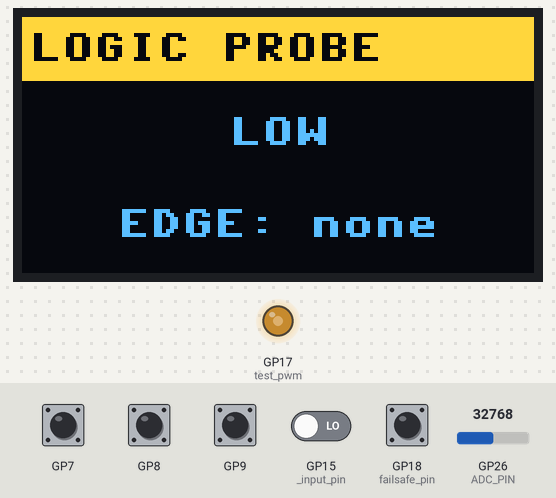
This program was run on a simulated Raspberry Pi Pico running MicroPython. Parts: 128×64 one-colour display, output pins drawn as LEDs (lit = HIGH). The inputs (shaded band) are chosen by the test bench; at power-on: GP7–9, GP18 (failsafe_pin) HIGH, GP15 (_input_pin) LOW, GP26 (ADC_PIN) = 32768 (analog values on the 0–65535 scale). The OLED is the two-colour kind (top 16 rows yellow); library files of the repository ran but are not shown: sh1106.py; what the program prints to the serial console is not drawn.

Above: at 1.6 s.
1.7 s: GP8 pulled LOW for 0.15 s
At 2.6 s:
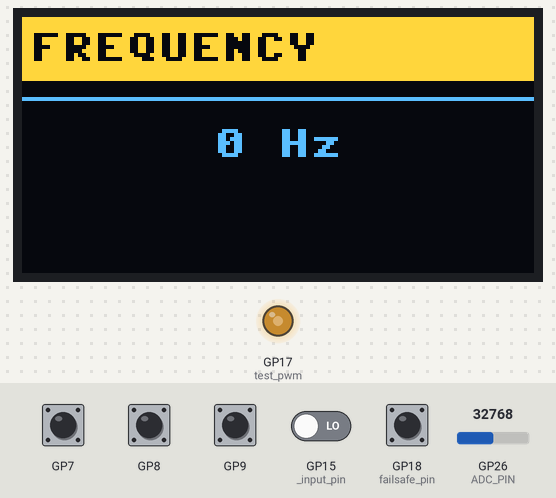
3.7 s: GP8 pulled LOW for 1 s
At 6.3 s:
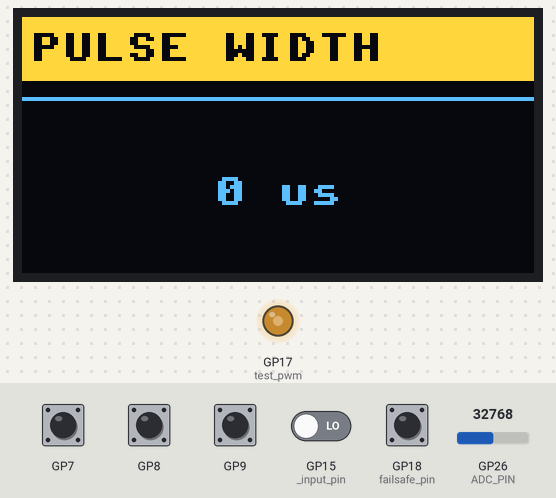
6.6 s: GP8 pulled LOW for 0.15 s
At 9.5 s:
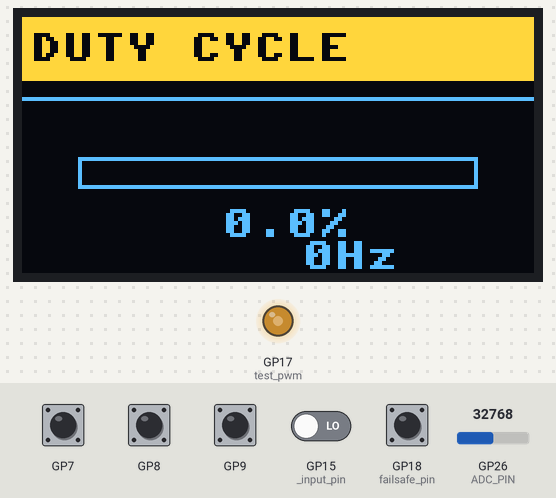
9.8 s: GP8 pulled LOW for 1 s
At 11.9 s:
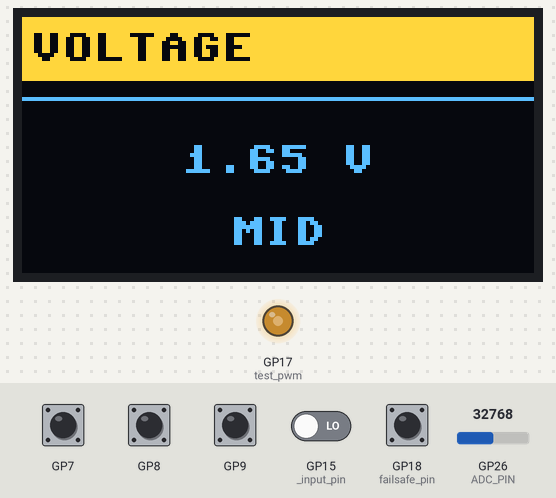
12.3 s: GP8 pulled LOW for 0.15 s
At 13.7 s:
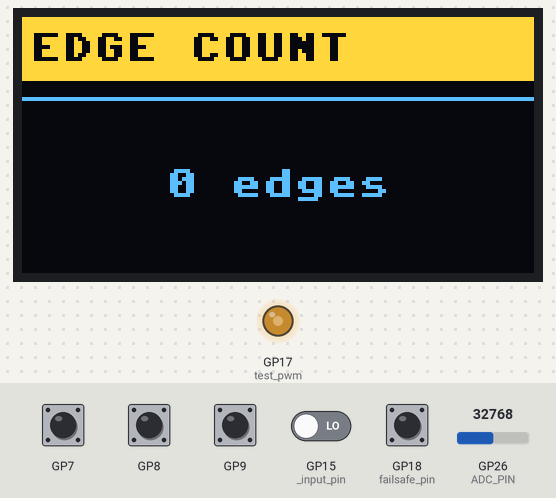
14.1 s: GP15 (_input_pin) driven HIGH
At 14.6 s:
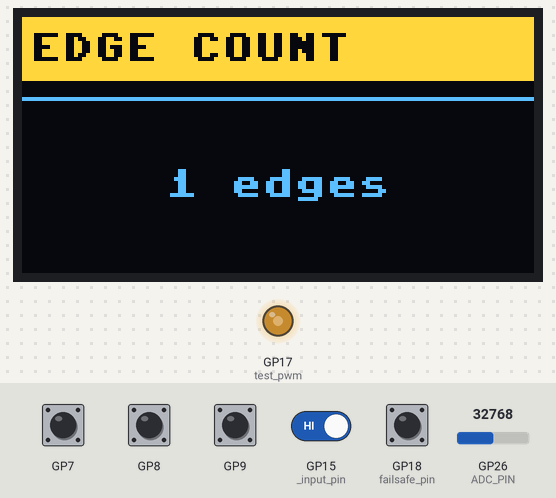
Timing chart, 0 to 16.7 s (numbered marks = the images above; inputs shaded):
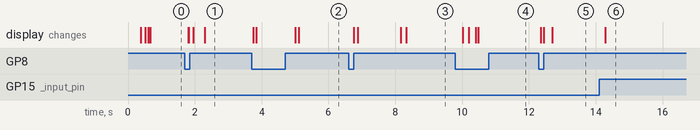

The program:

main.py
```python
from machine import Pin, PWM
import utime
import config
import uasyncio

# --- Safe Mode Check (GP18 override before anything else) ---
failsafe_pin = Pin(18, Pin.IN, Pin.PULL_UP)
if not failsafe_pin.value():
    config.SAFE_MODE = True

print("SAFE MODE:", config.SAFE_MODE)

# Imports after config
import display
display.clear()
import logic
from encoder import RotaryEncoder
from signal_analyzer import SignalAnalyzer
analyzer = SignalAnalyzer(config.INPUT_PIN)
encoder = RotaryEncoder(config.A_PIN, config.B_PIN, config.PSH_BTN)
last_encoder_event = 0

def handle_button():
    global freq_min, freq_max, last_button_state

    pressed = encoder.button_pressed()
    current_button_state = 0 if pressed else 1

    if last_button_state == 1 and current_button_state == 0:
        if current_mode == "edge_count":
            logic.reset_pulse_count()
        elif current_mode == "frequency":
            freq_min = None
            freq_max = None

    last_button_state = current_button_state


async def handle_encoder():
    global last_encoder_event
    while True:
        delta = encoder.read()
        if delta != 0:
            now = utime.ticks_ms()
            # 200ms UI debounce
            if utime.ticks_diff(now, last_encoder_event) > 200:
                last_encoder_event = now
                switch_mode(delta)
        handle_button()
        await uasyncio.sleep_ms(1)


# Initialize IRQ only if not in safe mode
if not config.SAFE_MODE:
    logic.init_monitor()

# Modes
modes = ["logic", "frequency", "pulse", "duty", "voltage", "edge_count"]
current_mode = "logic"
display.show_mode(current_mode)
last_mode_change = utime.ticks_ms()

freq_min = None
freq_max = None
last_button_state = 1

# Test PWM generator (use scope to verify)
if config.TEST_PWM:
    test_pwm = PWM(Pin(17))
    test_pwm.freq(5000)  # 5 kHz
    test_pwm.duty_u16(32768)  # 50%


# Buttons

# Display control variables
display_state = "normal"  # could be "normal" or "show_number"
number_to_show = None

# --- Mode Switching ---
def switch_mode(delta):
    global current_mode, last_mode_change, display_state

    now = utime.ticks_ms()

    # debounce/cooldown
    if utime.ticks_diff(now, last_mode_change) < 150:
        return

    idx = (modes.index(current_mode) + delta) % len(modes)
    current_mode = modes[idx]

    last_mode_change = now
    display_state = "normal"
    display.show_mode(current_mode)


# --- Update Display ---
async def periodic_update():
    global display_state, number_to_show
    while True:
        if display_state == "show_number" and number_to_show is not None:
            # Keep showing the number on display
            display.show_number(number_to_show)
        else:
            # Normal update loop
            if current_mode == "logic":
                display.show_logic_detail(
                    logic.read_level(),
                    logic.last_direction(),
                    logic.edge_age_ms(),
                )

            elif current_mode == "frequency":
                freq = analyzer.frequency()
                global freq_min, freq_max
                if freq > 0:
                    freq_min = freq if freq_min is None else min(freq_min, freq)
                    freq_max = freq if freq_max is None else max(freq_max, freq)
                display.show_frequency_detail(freq, freq_min, freq_max)

            elif current_mode == "pulse":
                width = analyzer.pulse_width_us()
                display.show_pulse(width)

            elif current_mode == "duty":
                duty, freq = analyzer.duty_cycle()
                display.show_duty_cycle(duty, freq)

            elif current_mode == "voltage":
                voltage = analyzer.voltage()
                state = analyzer.voltage_state(voltage)
                display.show_voltage(voltage, state)

            elif current_mode == "edge_count":
                display.show_edge_count(logic.get_pulse_count())
        await uasyncio.sleep_ms(300)  # Display update rate

# --- Run everything ---
async def main():
    tasks = [
        handle_encoder(),
        periodic_update(),
    ]
    await uasyncio.gather(*tasks)

uasyncio.run(main())
```

config.py
```python
# config.py
# Pin mappings for your SCL/SDA labeled TFT (ST7735)

INPUT_PIN = 15         # Logic probe input
ADC_PIN = 26           # Analog voltage input which is not yet used
MODE_BUTTON_PIN = 16   # Button to cycle display modes
EDGE_BUTTON_PIN = 19

# TFT display wiring (adjusted to match my setup)
SCL = 13
SDA = 12
I2C_FREQ = 50000      # 50 kHz

#Rotary Encoder Pins
PSH_BTN = 7
A_PIN = 8
B_PIN = 9

# Reference voltage for analog measurement
VREF = 3.3
INPUT_THRESHOLD_LOW = 0.8  # Volts
INPUT_THRESHOLD_HIGH = 2.0  # Volts
MAX_INPUT_VOLTAGE = 3.3     # Volts

TEST_PWM = True  # Set to True to enable test PWM output on pin 17 for testing purposes


# PIO Configuration
PIO_FREQ = 125_000_000    # 125MHz (1 clock cycle = 8ns)
DEFAULT_TIMEOUT_MS = 1000  # Timeout after a full second
CLOCK_NS = 8              # Time for one clock cycle at 125MHz

DEBOUNCE_US = 50

# Safe Mode ON = disables risky features (IRQs, timers, etc.)
SAFE_MODE = False

# config.py
TEXT_COLOR = 0xFFFF       # White
BG_COLOR = 0x0000         # Black
HIGHLIGHT_COLOR = 0x001F  # Blue
GREEN = 0x07E0            # Green
RED = 0xF800              # Red
```

display.py
```python
# display.py — Clean UI for SH1106 I2C OLED Logic Probe
from machine import I2C, Pin
import sh1106
import config

# I2C init
i2c = I2C(
    0,
    scl=Pin(config.SCL),
    sda=Pin(config.SDA),
    freq=config.I2C_FREQ
)

# SH1106 OLED 128x64
oled = sh1106.SH1106_I2C(128, 64, i2c)


# Colors for monochrome display
WHITE = 1
BLACK = 0

# --- Helpers ---
def clear():
    """Clear the entire display buffer."""
    oled.fill(BLACK)
    oled.show()

def header(title):
    """Draw a highlighted header bar with title."""
    # Draw filled top bar (inverted: white background, black text)
    oled.fill_rect(0, 0, 128, 16, WHITE)
    oled.text(title, 2, 4, BLACK)   # black text on white background

def center_text(text, y, color=WHITE):
    """Center text horizontally."""
    x = (128 - len(text) * 8) // 2
    oled.text(text, x, y, color)

def line(y):
    """Draw a horizontal line at given y (white)."""
    oled.hline(0, y, 128, WHITE)

# --- Display Modes with Optimized Updates ---
def show_mode(mode):
    oled.fill(BLACK)
    header("MODE")
    center_text(mode.upper(), 30)
    oled.show()

def show_logic(level):
    # Clear only the content area (below header)
    oled.fill_rect(0, 16, 128, 48, BLACK)
    header("LOGIC PROBE")
    status = "HIGH" if level else "LOW"
    # Use white text; optionally invert for emphasis
    center_text(status, 35, WHITE)
    oled.show()

def show_frequency(freq_hz):
    oled.fill_rect(0, 16, 128, 48, BLACK)
    header("FREQUENCY")
    line(20)
    if freq_hz >= 1000:
        txt = "{:.2f} kHz".format(freq_hz / 1000)
    else:
        txt = "{} Hz".format(int(freq_hz))
    center_text(txt, 40)
    oled.show()

def show_pulse(width_us):
    oled.fill_rect(0, 16, 128, 48, BLACK)
    header("PULSE WIDTH")
    line(20)
    txt = "{} us".format(int(width_us))
    center_text(txt, 40)
    oled.show()

def show_duty_cycle(duty_percent, freq_hz):
    oled.fill_rect(0, 16, 128, 48, BLACK)
    header("DUTY CYCLE")
    line(20)
    # Bar graph outline
    bar_width = min(max(int(duty_percent), 0), 100)
    oled.rect(14, 35, 100, 8, WHITE)

    # Filled portion
    oled.fill_rect(14, 35, bar_width, 8, WHITE)
    # Percent text
    oled.text("{:.1f}%".format(duty_percent), 50, 48, WHITE)
    # Frequency text (smaller, bottom right)
    oled.text("{:.0f}Hz".format(freq_hz), 70, 56, WHITE)
    oled.show()

def show_rise_fall(rise_ns, fall_ns):
    oled.fill_rect(0, 16, 128, 48, BLACK)
    header("EDGE TIMES")
    line(20)
    oled.text("Rise: {}ns".format(int(rise_ns)), 5, 30, WHITE)
    oled.text("Fall: {}ns".format(int(fall_ns)), 5, 45, WHITE)
    oled.show()

def show_number(num):
    oled.fill_rect(0, 16, 128, 48, BLACK)
    header("NUMBER")
    center_text(str(num), 35)
    oled.show()

def show_logic_detail(level, direction=None, age_ms=None):
    oled.fill_rect(0, 16, 128, 48, BLACK)
    header("LOGIC PROBE")

    status = "HIGH" if level else "LOW"
    center_text(status, 25, WHITE)

    if direction is None:
        edge_text = "EDGE: none"
    elif age_ms is None:
        edge_text = "EDGE: {}".format(direction.upper())
    else:
        edge_text = "EDGE: {} {}ms".format(direction.upper(), age_ms)

    center_text(edge_text, 48, WHITE)
    oled.show()


def show_voltage(voltage, state):
    oled.fill_rect(0, 16, 128, 48, BLACK)
    header("VOLTAGE")
    line(20)

    center_text("{:.2f} V".format(voltage), 32)
    center_text(state, 50)
    oled.show()


def show_edge_count(count):
    oled.fill_rect(0, 16, 128, 48, BLACK)
    header("EDGE COUNT")
    line(20)

    center_text("{} edges".format(count), 38)
    oled.show()


def show_frequency_detail(freq_hz, min_hz=None, max_hz=None):
    oled.fill_rect(0, 16, 128, 48, BLACK)
    header("FREQUENCY")
    line(20)

    if freq_hz >= 1000:
        main = "{:.2f} kHz".format(freq_hz / 1000)
    else:
        main = "{} Hz".format(int(freq_hz))

    center_text(main, 28)

    if min_hz is not None and max_hz is not None:
        oled.text("L:{:.0f}".format(min_hz), 0, 52, WHITE)
        oled.text("H:{:.0f}".format(max_hz), 64, 52, WHITE)

    oled.show()
```

logic.py
```python
# logic.py

from machine import Pin
import config
import utime
import micropython

_last_edge_us = 0
_last_level = 0
_last_direction = None
_last_debounce_us = 0
_pulse_count = 0

_input_pin = Pin(config.INPUT_PIN, Pin.IN, Pin.PULL_DOWN)

DEBOUNCE_US = config.DEBOUNCE_US

_rising_cb = None
_falling_cb = None
_change_cb = None
_async_hooks = []


def _edge_handler(pin):
    global _last_edge_us, _last_level, _last_direction
    global _last_debounce_us, _pulse_count

    now = utime.ticks_us()
    level = pin.value()

    if utime.ticks_diff(now, _last_debounce_us) < DEBOUNCE_US:
        return

    _last_debounce_us = now
    _last_edge_us = now
    _last_level = level
    _last_direction = "rise" if level else "fall"

    if level == 1:
        _pulse_count += 1
        if _rising_cb:
            _rising_cb(now)
    else:
        if _falling_cb:
            _falling_cb(now)

    if _change_cb:
        _change_cb(level, now)

    for hook in _async_hooks[:]:
        if hook["target"] == level:
            hook["triggered"] = True


def init_monitor():
    global _last_level

    _last_level = _input_pin.value()
    micropython.alloc_emergency_exception_buf(100)
    _input_pin.irq(
        trigger=Pin.IRQ_RISING | Pin.IRQ_FALLING,
        handler=_edge_handler,
    )


def on_rising(callback):
    global _rising_cb
    _rising_cb = callback


def on_falling(callback):
    global _falling_cb
    _falling_cb = callback


def on_change(callback):
    global _change_cb
    _change_cb = callback


def read_level():
    return _input_pin.value()


def last_direction():
    return _last_direction


def edge_age_ms():
    if _last_edge_us == 0:
        return None
    return utime.ticks_diff(utime.ticks_us(), _last_edge_us) // 1000


def last_edge_time():
    return _last_edge_us


def get_pulse_count():
    return _pulse_count


def reset_pulse_count():
    global _pulse_count
    _pulse_count = 0


async def wait_for_edge(target_level=1):
    import uasyncio

    hook = {"target": target_level, "triggered": False}
    _async_hooks.append(hook)

    try:
        while not hook["triggered"]:
            await uasyncio.sleep_ms(1)
    finally:
        _async_hooks.remove(hook)

    return utime.ticks_us()
```

encoder.py
```python
from machine import Pin
import utime


class RotaryEncoder:

    def __init__(self, pin_clk, pin_dt, pin_sw):

        self.clk = Pin(pin_clk, Pin.IN, Pin.PULL_UP)
        self.dt = Pin(pin_dt, Pin.IN, Pin.PULL_UP)
        self.sw = Pin(pin_sw, Pin.IN, Pin.PULL_UP)

        self.last_clk = self.clk.value()

        self.last_event_time = utime.ticks_ms()

        # adjust if needed
        self.debounce_ms = 5

    def read(self):

        current_clk = self.clk.value()

        # detect ONLY falling edge
        if self.last_clk == 1 and current_clk == 0:

            now = utime.ticks_ms()

            # debounce
            if utime.ticks_diff(now, self.last_event_time) > self.debounce_ms:

                self.last_event_time = now

                # sample DT after tiny settle delay
                utime.sleep_us(200)

                if self.dt.value():
                    result = 1
                else:
                    result = -1

                self.last_clk = current_clk

                return result

        self.last_clk = current_clk

        return 0

    def button_pressed(self):
        if self.sw is None:
            return False

        return self.sw.value() == 0
```

signal_analyzer.py
```python
from machine import Pin, ADC
from pio_based_helpers import PrecisionPulse, EdgeTimer, FrequencyMeasure
import config

class SignalAnalyzer:
    def __init__(self, pin_num):
        self.pin = Pin(pin_num, Pin.IN)
        self.adc = ADC(config.ADC_PIN)
        # PIO-based measurements
        self._pulse = PrecisionPulse(pin_num)
        self._edge = EdgeTimer(pin_num)
        self._freq = FrequencyMeasure(pin_num)


    def pulse_width_us(self, samples=15):
        """Measure high pulse width in microseconds."""
        return self._pulse.measure(samples)

    def rise_fall_times_ns(self, samples=15):
        """Measure rise and fall times in nanoseconds."""
        return self._edge.measure(samples)

    def frequency(self, sample_time_ms=100):
        """Return frequency in Hz."""
        _, freq_hz, _ = self._freq.measure(sample_time_ms)
        return freq_hz

    def period_ns(self, sample_time_ms=100):
        """Return period in nanoseconds."""
        period_ns, _, _ = self._freq.measure(sample_time_ms)
        return period_ns

    # Edge Count not currently in use
    def edge_count(self, sample_time_ms=100):
        """Return number of edges counted during the sample time."""
        _, _, edges = self._freq.measure(sample_time_ms)
        return edges

    def duty_cycle(self, pulse_samples=10, freq_sample_time_ms=100):
        """Calculate duty cycle (%) and frequency (Hz)."""
        pw_us = self.pulse_width_us(pulse_samples)
        period_ns, freq_hz, _ = self._freq.measure(freq_sample_time_ms)

        if period_ns == 0:
            return 0.0, 0.0

        duty = (pw_us * 1000) / period_ns * 100  # Convert us -> ns
        return round(duty, 1), freq_hz

    def voltage(self, samples=16):
        total = 0

        for _ in range(samples):
            total += self.adc.read_u16()

        raw = total / samples
        return round((raw / 65535) * config.VREF, 2)

    def voltage_state(self, voltage=None):
        if voltage is None:
            voltage = self.voltage()

        if voltage < config.INPUT_THRESHOLD_LOW:
            return "LOW"

        if voltage > config.INPUT_THRESHOLD_HIGH:
            return "HIGH"

        return "MID"
```

Source omitted: pio_based_helpers.py (7607 bytes)

Measured:
- after the input at 1.7 s, the display: first changes after 0.11 s (image 1 shows a later state)
- after the input at 3.7 s, the display: first changes after 0.05 s (image 2 shows a later state)
- after the input at 6.6 s, the display: first changes after 0.15 s (image 3 shows a later state)
- after the input at 9.8 s, the display: first changes after 0.22 s (image 4 shows a later state)
- after the input at 12.3 s, the display: first changes after 0.05 s (image 5 shows a later state)
- after the input at 14.1 s, the display: changes after 0.18 s (image 6)
